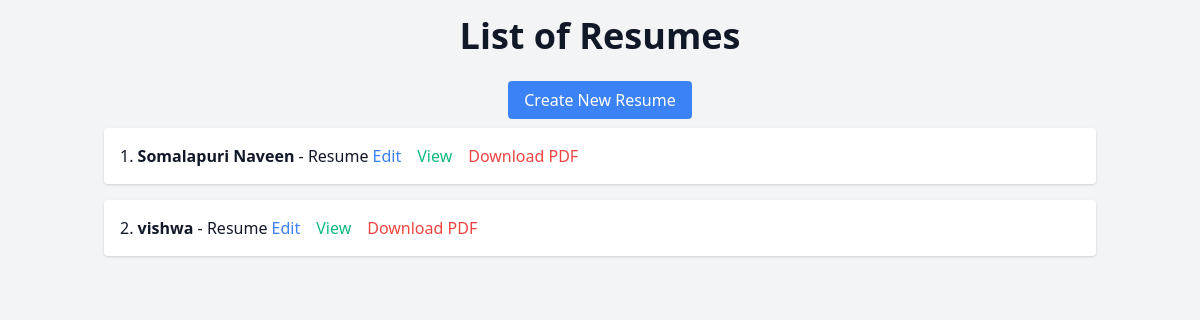
The app's page /, older data.
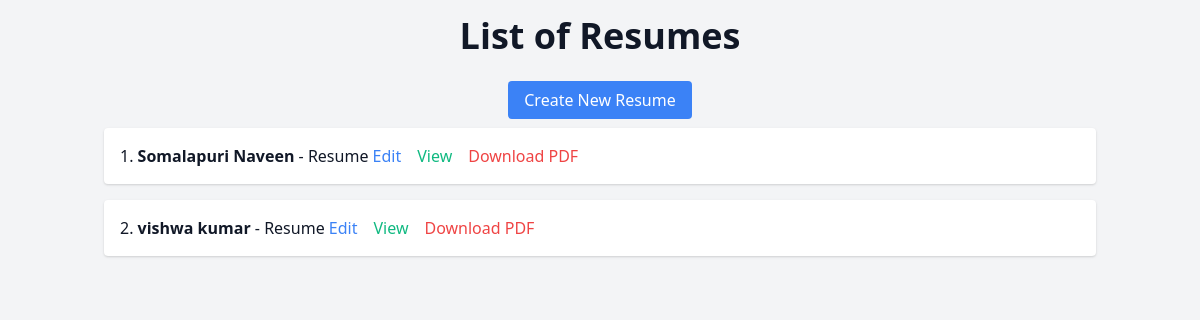
The same page, newer data.
### models.py (models this page shows)
class Resumebuildertable(Base):
    __tablename__ = "resumedatatable"
    id = Column(Integer, primary_key=True, index=True)
    name = Column(String, index=True)
    email = Column(String, index=True)
    phonenumber = Column(String, index=True)
    location = Column(String, index=True)
    linkedinlink = Column(String, index=True)
    githublink = Column(String, index=True)
    careerobjective = Column(String, index=True)
    college_qualification = Column(String, index=True)
    college_name = Column(String, index=True)
    college_year_of_pass = Column(String, index=True)
    college_gpa = Column(String, index=True)
    school_qualification = Column(String, index=True)
    school_name = Column(String, index=True)
    school_year_of_pass = Column(String, index=True)
    school_gpa = Column(String, index=True)
    skill1 = Column(String, index=True)
    skill2 = Column(String, index=True)
    skill3 = Column(String, index=True)
    skill4 = Column(String, index=True)
    skill5 = Column(String, index=True)
    skill6 = Column(String, index=True)
    skill7 = Column(String, index=True, default="")
    skill8 = Column(String, index=True, default="")
    skill9 = Column(String, index=True, default="")
    skill10 = Column(String, index=True, default="")
    project1_name = Column(String, index=True)
    project1_description = Column(String, index=True)
    project1_duration = Column(String, index=True)
    project2_name = Column(String, index=True)
    project2_description = Column(String, index=True)
    project2_duration = Column(String, index=True)
    language1 = Column(String, index=True)
    language2 = Column(String, index=True)
    language3 = Column(String, index=True, default="")

### main.py (the view)
@app.get("/", response_class=HTMLResponse)
async def read_items(request: Request, db: Session = Depends(database.get_db)):
    resumebuildertable = db.query(models.Resumebuildertable).all()
    return templates.TemplateResponse("index.html", {"request": request, "resumebuildertable": resumebuildertable})

### templates/index.html (shortened to what this page needs)
<!DOCTYPE html>
<html lang="en">
<head>
    <link href="https://cdn.jsdelivr.net/npm/tailwindcss@2.2.19/dist/tailwind.min.css" rel="stylesheet">
</head>
<body class="bg-gray-100 text-gray-900">
    <div class="container mx-auto p-4">
        <h1 class="text-4xl font-bold text-center mb-8">List of Resumes</h1>
        <div class="text-center mb-4">
            <a href="/create" class="bg-blue-500 text-white px-4 py-2 rounded hover:bg-blue-600">Create New Resume</a>
        </div>
        <ol class="list-decimal list-inside space-y-4">
            {% for record in resumebuildertable %}
            <li class="bg-white p-4 rounded shadow">
                <span class="font-semibold">{{ record.name }}</span> - Resume
                <div class="inline-flex space-x-4">
                    <a href="/update/{{ record.id }}" class="text-blue-500 hover:text-blue-600">Edit</a>
                    <a href="/resumeview/{{record.id}}" class="text-green-500 hover:text-green-600">View</a>
                    <a href="/download_pdf/{{record.id}}" class="text-red-500 hover:text-red-600">Download PDF</a>
                </div>
            </li>
            {% endfor %}
        </ol>
    </div>
</body>
</html>

Row changes from the older to the newer data that the page shows:
changed Resumebuildertable: name "vishwa" → "vishwa kumar"
